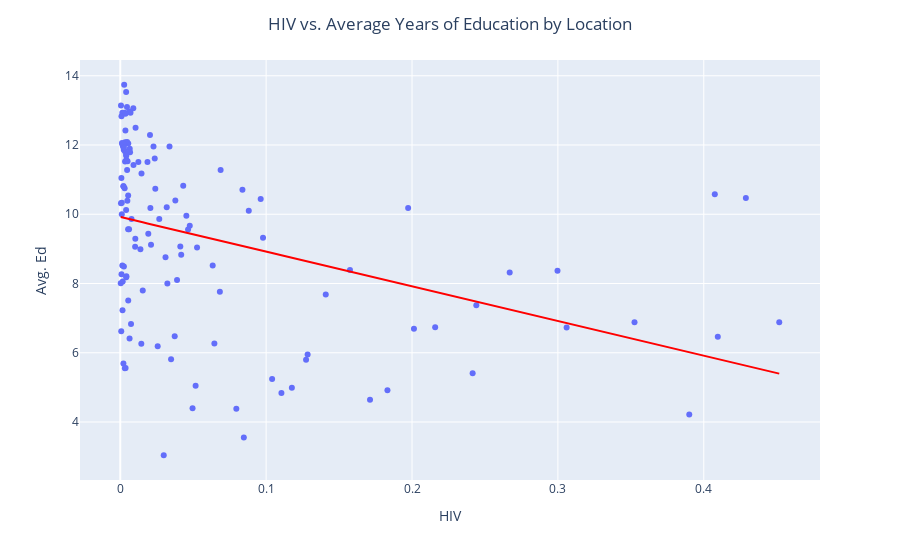

Notebook code cell kept with this figure:
### Code cell
# Assuming 'data' is your DataFrame
fig_2 = px.scatter(data, y='Avg. Ed', x='HIV', trendline='ols', hover_name='Location',trendline_color_override='red')

# Update layout to add title
fig_2.update_layout(title={'text':'HIV vs. Average Years of Education by Location', 'x': 0.5, 'xanchor': 'center'})

# Show the plot
fig_2.show()
